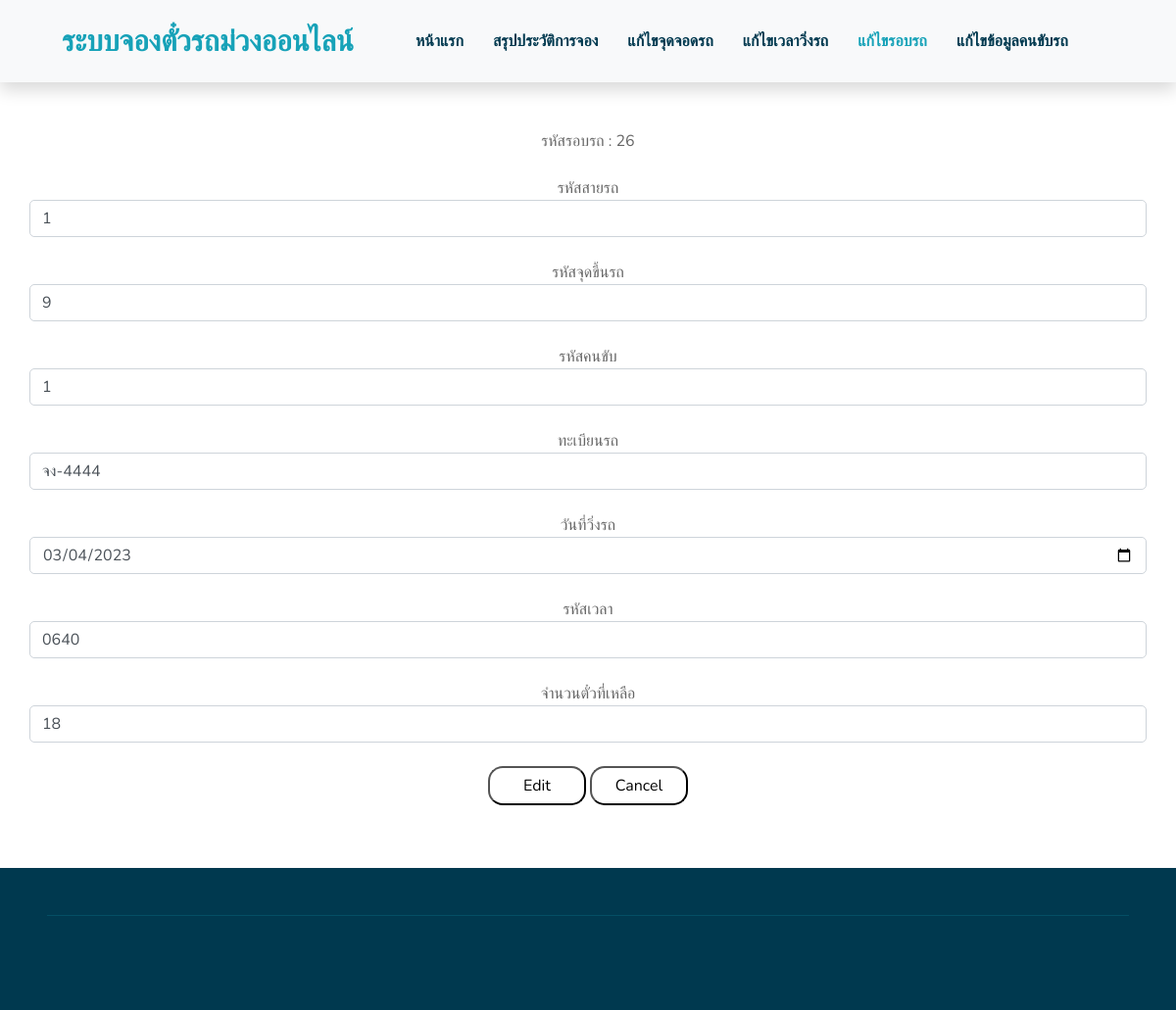
Before: /edit/editformDrivingCycle.php?id=26 with the older database file.
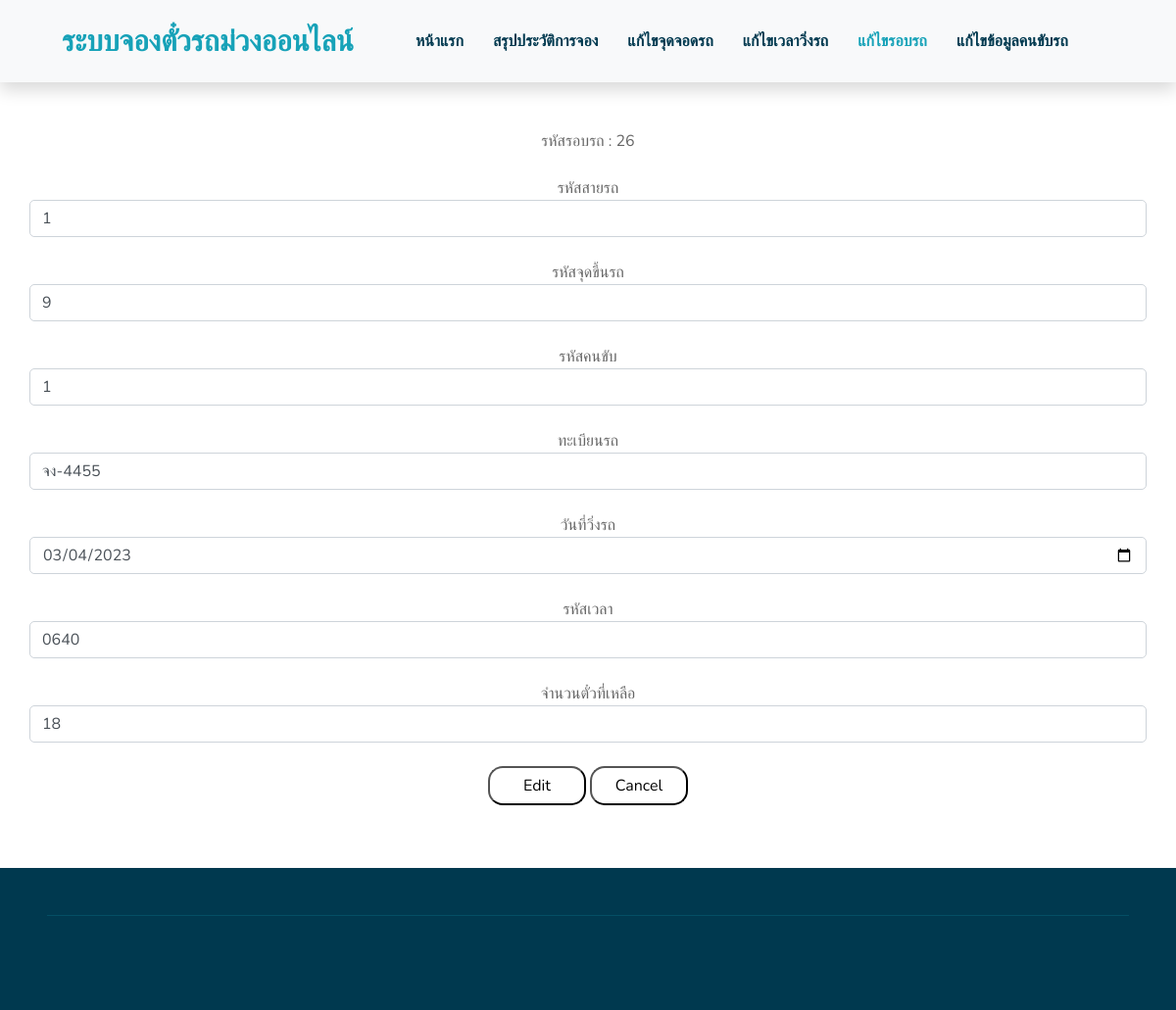
After: the same page with the newer database file.
### tables this page shows
CREATE TABLE `driving_cycle` (
  `driving_cycle_id` int(12) NOT NULL COMMENT 'รหัสรอบรถ',
  `car_route_id` int(2) NOT NULL COMMENT 'รหัสสายรถ',
  `stratid` int(3) NOT NULL COMMENT 'รหัสจุดขึ้นรถ',
  `Driver_ID` int(4) NOT NULL COMMENT 'รหัสคนขับ',
  `vehicle_registration` varchar(7) NOT NULL COMMENT 'ทะเบียนรถ',
  `date_of_driving_circle` date NOT NULL COMMENT 'วัน เดือน ปีที่รอบรถวิ่งรถ',
  `time_id` varchar(4) NOT NULL COMMENT 'รหัสเวลา',
  `remaining_tickets` int(2) NOT NULL DEFAULT '18' COMMENT 'จำนวนตั๋วที่เหลือ'
);

### edit/editformDrivingCycle.php (the view, shortened to what this page needs)
<!DOCTYPE html>
<html lang="en">
<head>
    <link href="https://cdnjs.cloudflare.com/ajax/libs/font-awesome/5.10.0/css/all.min.css" rel="stylesheet">
    <link href="../lib/flaticon/font/flaticon.css" rel="stylesheet">
    <link href="../lib/owlcarousel/assets/owl.carousel.min.css" rel="stylesheet">
    <link href="../lib/lightbox/css/lightbox.min.css" rel="stylesheet">
    <link href="../css/style.css" rel="stylesheet">
</head>
<body>
    <div class="container-fluid bg-light position-relative shadow">
        <nav class="navbar navbar-expand-lg bg-light navbar-light py-3 py-lg-0 px-0 px-lg-5">
            <a href="" class="navbar-brand font-weight-bold text-secondary" style="font-size: 30px;">
                <span class="text-primary">ระบบจองตั๋วรถม่วงออนไลน์</span>
            </a>
            <div class="collapse navbar-collapse justify-content-between" id="navbarCollapse">
                <div class="collapse navbar-collapse justify-content-between" id="navbarCollapse">
                    <div class="navbar-nav font-weight-bold mx-auto py-0">
                        <a href="../index1.php" class="nav-item nav-link">หน้าแรก</a>
                        <a href="../summarize.php" class="nav-item nav-link">สรุปประวัติการจอง</a>
                        <a href="../changeParkingSpot.php" class="nav-item nav-link">แก้ไขจุดจอดรถ</a>
                        <a href="../changeTime.php" class="nav-item nav-link">แก้ไขเวลาวิ่งรถ</a>
                        <a href="../changeDricycle.php" class="nav-item nav-link active">แก้ไขรอบรถ</a>
                        <a href="../datadrivers.php" class="nav-item nav-link">แก้ไขข้อมูลคนขับรถ</a>
                        </div>
                    </div>
                </div>
            </div>
    <div class="container-fluid pt-5">
        <div class="container pb-3">
            <div class="row">
                <?php
                include('../connectdatabase.php');
                if(isset($_GET["id"]))
                {
                    $id = $_GET["id"];
                 }
                $sql = "SELECT * FROM `driving_cycle` WHERE driving_cycle_id = '$id'";
                $query = mysqli_query($conn,$sql);
                $result = mysqli_fetch_array($query, MYSQLI_ASSOC);
            ?>
            <form method="POST" action="editDrivingCycle.php" name = "frmAdd" style="text-align:center;width:100%;">
                รหัสรอบรถ : <input type="hidden" class="form-select form-control" name="drivid" value="<?php echo $result["driving_cycle_id"];?>"><?php echo $result["driving_cycle_id"];?><br><br>
                รหัสสายรถ <input type="number" class="form-select form-control" name="routeid" size="2" value="<?php echo $result["car_route_id"];?>"><br>
                รหัสจุดขึ้นรถ <input type="number" class="form-select form-control" name="start" size="3" value="<?php echo $result["stratid"];?>"><br>
                รหัสคนขับ <input type="number" class="form-select form-control" name="driver" size="3" value="<?php echo $result["Driver_ID"]?>"><br>
                ทะเบียนรถ <input type="text" class="form-select form-control" name="vehicle" size="7" value="<?php echo $result["vehicle_registration"]?>"><br>
                วันที่วิ่งรถ <input type="date" class="form-select form-control" name="date" value="<?php echo $result["date_of_driving_circle"]?>"><br>
                รหัสเวลา <input type="text" class="form-select form-control" name="time" size="4" value="<?php echo $result["time_id"]?>"><br>
                จำนวนตั๋วที่เหลือ <input type="number" class="form-select form-control" name="remainTickets" size="2" value="<?php echo $result["remaining_tickets"]?>"><br>
            <input type="submit" value="Edit" style="width:100px;height:40px;border-radius: 15px ;background-color: white;color: black ">
            <input type="reset" value="Cancel" style="width:100px;height:40px;border-radius: 15px ;background-color: white;color: black ">
            </form>
            </div>
        </div>
    </div>
    <div class="container-fluid bg-secondary text-white mt-5 py-5 px-sm-3 px-md-5">
        <div class="container-fluid pt-5" style="border-top: 1px solid rgba(23, 162, 184, .2);;">
        </div>
    </div>
</body>
</html>

Changed rows visible on the page:
changed driving_cycle id 26: vehicle "จง-4444" → "จง-4455"
